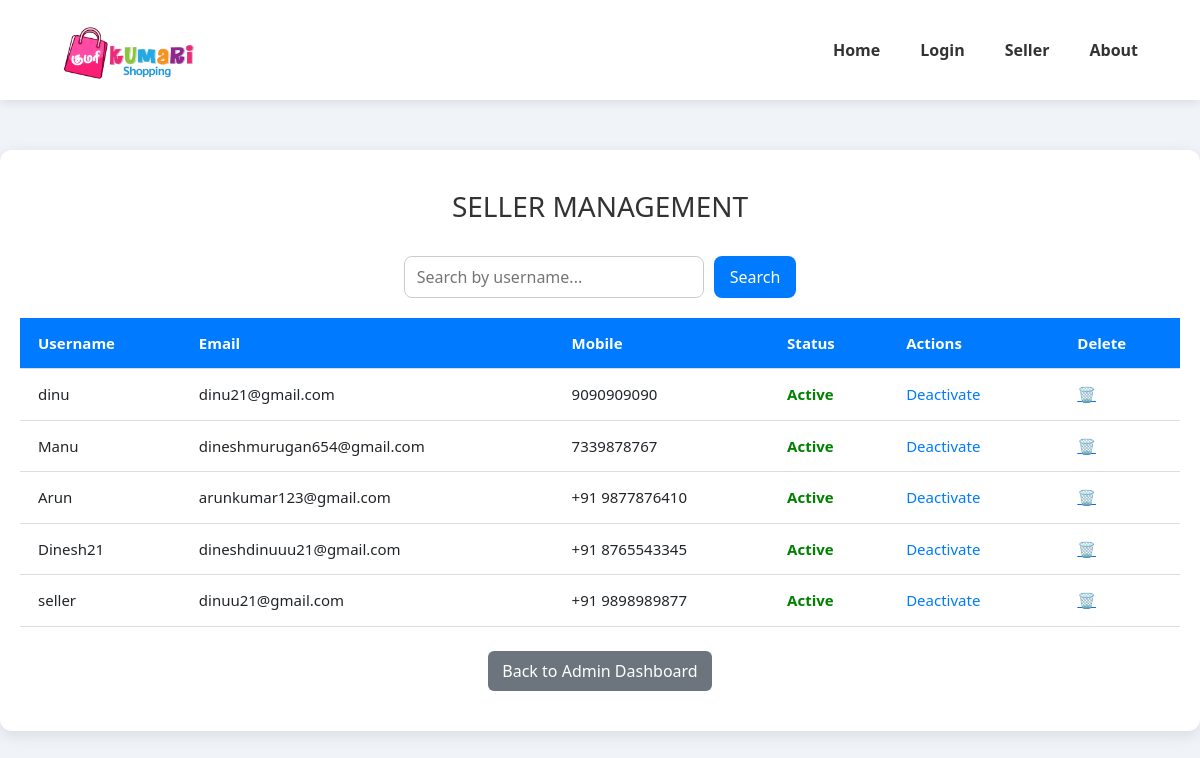
Screenshot of /admin-dashboard/seller/ with the database file from the repository.
### accounts/models.py (models this page shows, shortened)
class CustomUser(AbstractUser):
    user_role=(
        ('user','User'),
        ('seller','Seller'),
        ('admin','Admin'),
    )
    user_type= models.CharField(max_length=10,choices=user_role,default='user')
    user_profile=models.ImageField(
        upload_to='user_images',
        default='null',
        blank=False,
        validators=[FileExtensionValidator(allowed_extensions=['jpg', 'jpeg', 'png', 'svg','webp'])]
        )
    seller_profile=models.ImageField(
        upload_to='seller_images',
        default='null',
        blank=False,
        validators=[FileExtensionValidator(allowed_extensions=['jpg', 'jpeg', 'png', 'svg','webp'])]
        )
    mobile = models.CharField(
        max_length=14,
        unique=True,
        validators=[RegexValidator(r'^\+91\s?\d{10}$', 'Enter a valid mobile number with country code.')],
        verbose_name='Mobile Number'
    )
    address = models.TextField(
        max_length=150,
        blank=False,
        verbose_name='Address'
    )
    username = models.CharField(
        max_length=150,  # You can change this if needed
        unique=True,
        blank=False,
        null=False,
        validators=[RegexValidator(r'^[a-zA-Z][a-zA-Z0-9]*$','Username only starts with alphabetic characters')]
    )
    first_name = models.CharField(
        max_length=50,
        blank=False,
        validators=[RegexValidator(r'^[a-zA-Z]+$', 'Only alphabetic characters are allowed.')]
    )
    last_name = models.CharField(
        max_length=50,
        blank=False,
        validators=[RegexValidator(r'^[a-zA-Z]+$', 'Only alphabetic characters are allowed.')]
        )
    email = models.EmailField(
        blank=False,
        unique=True)
    is_active = models.BooleanField(default=True)
    objects = CustomUserManager()
    USERNAME_FIELD = 'username'
    REQUIRED_FIELDS = ['mobile']

### admin_dashboard/views.py (the view)
# urls.py: path('seller/',views.seller,name='seller'),
def seller(request):
    q_seller = request.GET.get('q')
    sellers = CustomUser.objects.filter(user_type='seller')
    if q_seller:
        sellers = sellers.filter(username__icontains=q_seller)
    for seller in sellers:
        if q_seller:
            pattern = re.compile(re.escape(q_seller), re.IGNORECASE)
            highlighted = pattern.sub(
                lambda m: f'<span style="background-color: yellow;">{m.group(0)}</span>',
                seller.username
            )
            seller.highlighted_username = mark_safe(highlighted)
        else:
            seller.highlighted_username = seller.username
    return render(request, 'admin-seller.html', {'sellers': sellers})

### templates/admin-seller.html (shortened to what this page needs)
{% extends "base.html" %}
{% load static %}
{% block content %}
<div class="container">
    <h3>SELLER MANAGEMENT</h3> <br>
  <form method="get">
    <input type="text" name="q" placeholder="Search by username..." value="{{ request.GET.q }}">
    <button type="submit">Search</button>
  </form>
  <table>
    <tr>
      <th>Username</th>
      <th>Email</th>
      <th>Mobile</th>
      <th>Status</th>
      <th>Actions</th>
      <th>Delete</th>
    </tr>
    {% for seller in sellers %}
    <tr>
        <td>{{ seller.highlighted_username | safe }}</td>
        <td>{{ seller.email }}</td>
        <td>{{ seller.mobile }}</td>
        <td>
            {% if seller.is_active %}
            <span style="color: green; font-weight: bold;">Active</span>
            {% else %}
            <span style="color: red; font-weight: bold;">Deactivated</span>
            {% endif %}
        </td>
        <td class="action-links">
            {% if seller.is_active %}
            <a href="{% url 'deactivate_seller' seller.id %}">Deactivate</a>
            {% else %}
            <a href="{% url 'activate_seller' seller.id %}">Activate</a>
            {% endif %}
        </td>
        <td>
            <a href="{% url 'delete_seller' seller.id %}">🗑️</a>
        </td>
    </tr>
    {% empty %}
      <tr>
        <td colspan="5" class="no-results">No users found.</td>
      </tr>
    {% endfor %}
  </table> <br>
    <div style="text-align: center;">
    <a href="{% url 'admin_dashboard' %}" class="back-button">Back to Admin Dashboard</a>
    </div>
</div>
{% endblock %}

### static/css/style.css (style rules this page uses)
body { margin: 0; padding: 0; height: 100%; }

### templates/navbar.html (style rules this page uses)
button { padding: 6px 14px; background-color: #007bff; color: white; border: none; font-size: 16px; border-radius: 8px; cursor: pointer; transition: background-color 0.3s; }

### templates/admin-seller.html (style rules this page uses)
body { font-family: 'Segoe UI', sans-serif; background-color: #f0f4f8; }
.container { max-width: 1200px; margin: 150px auto; padding: 20px; background-color: white; border-radius: 12px; box-shadow: 0 4px 15px rgba(0,0,0,0.1); }
h3 { margin-top: 20px; color: #333; text-align: center; }
form { display: flex; justify-content: center; margin-bottom: 20px; gap: 10px; }
input[type="text"] { padding: 8px 12px; width: 300px; border: 1px solid #ccc; border-radius: 8px; transition: border-color 0.3s; }
button { padding: 8px 16px; background-color: #007bff; color: white; border: none; border-radius: 8px; cursor: pointer; transition: background-color 0.3s; }
table { width: 100%; border-collapse: collapse; margin-top: 10px; }
th, td { padding: 14px 18px; text-align: left; font-size: 15px; border-bottom: 1px solid #ddd; }
th { background-color: #007bff; color: white; }
.action-links a { color: #007bff; text-decoration: none; margin-right: 10px; }
.back-button { display: inline-block; margin-bottom: 20px; background-color: #6c757d; color: white; padding: 8px 14px; border-radius: 6px; text-decoration: none; font-weight: 500; transition: background-color 0.3s; }

### rows the page displays
CustomUser: highlighted_username "dinu", email "dinu21@gmail.com", mobile "9090909090", is_active "Active"
CustomUser: highlighted_username "Manu", email "dineshmurugan654@gmail.com", mobile "7339878767", is_active "Active"
CustomUser: highlighted_username "Arun", email "arunkumar123@gmail.com", mobile "+91 9877876410", is_active "Active"
CustomUser: highlighted_username "Dinesh21", email "dineshdinuuu21@gmail.com", mobile "+91 8765543345", is_active "Active"
CustomUser: highlighted_username "seller", email "dinuu21@gmail.com", mobile "+91 9898989877", is_active "Active"
